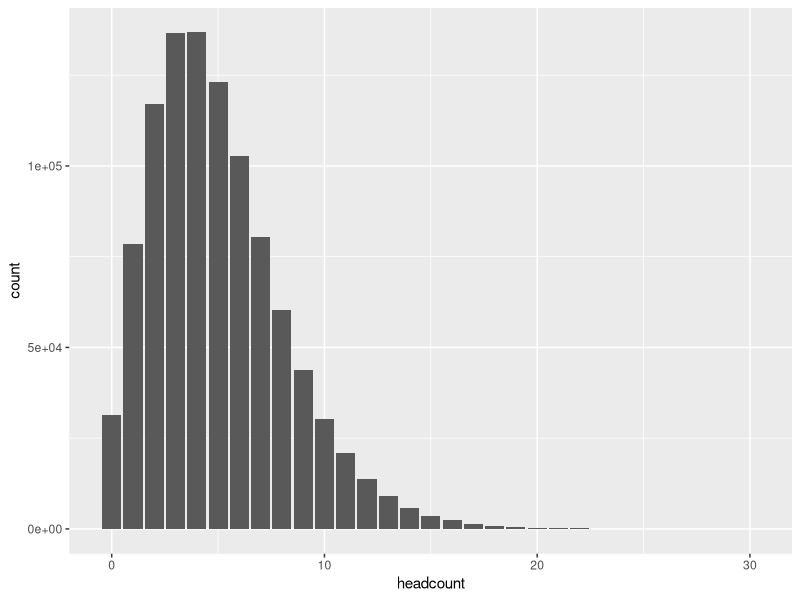
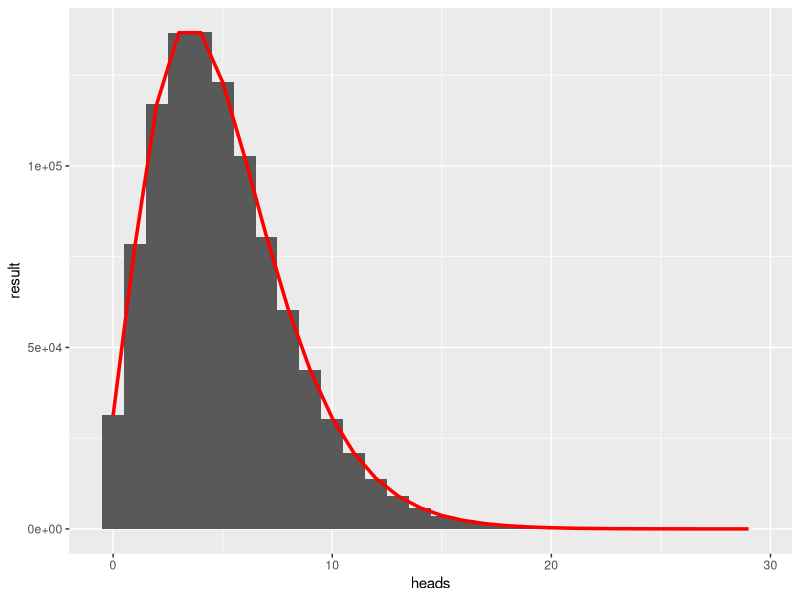

Here is the R script that generated these plots, in order:
## ---- chunk 1
rm(list=ls())	# Remove objects currently in the workspace 
require(stats)							# Call the stats package for gamma and exponential distributions 
library(tibble)
library(ggplot2)
library(dplyr) 
## ---- chunk 2
tic = Sys.time() 
## ---- chunk 3
p  = 0.50							# Probality of heads
nsim  = 1e6							# Number of simulations
kt_target  = 5							# Number of tails when the experiment stops
headcount <- array(dim=c(nsim))					# Initialise an n-array to record when events occur
plot_bins = 200
## ---- chunk 4
for (isim in 1:nsim) {
kt  = 0 
kh  = 0								# Count for number of heads
	repeat{ 
		event = runif(1,0,1) < p			# Simulate events occurring for each time step using uniform distribution
		if (event == 0) { kh = kh + 1 } else {kt = kt + 1}
		if (kt == kt_target) {break} 
	 	}
headcount[isim] = kh }
heads <- tibble(sim = 1:nsim, headcount = headcount)
## ---- chunk 5
(histplot <-
ggplot(heads)+geom_bar(aes(headcount)))
## ---- chunk 6
max_head = max(headcount)
count_result <- array(dim=c(max_head))				# Initialise array to bucket simulated waiting times for graphical output 
for (i in 1:max_head) {count_result[i] = sum(headcount==(i-1))}				# Allocate simulated wait times to a bucket 

output <- tibble(heads = 0:(max_head-1),
                 result = count_result,
                 nbinom = nsim*dnbinom(heads,size=kt_target,prob=p),
                 ngeom = nsim*dgeom(heads,prob=p))
ggplot(output)+
  geom_col(aes(heads,result),width=1)+
  geom_line(aes(heads,nbinom),colour="red",size=1.2)+
  if(kt_target==1){
    geom_line(aes(heads,ngeom),colour="blue",size=1.2)}
#ggplot_build(histplot)$data[[1]] 
#count_result 
